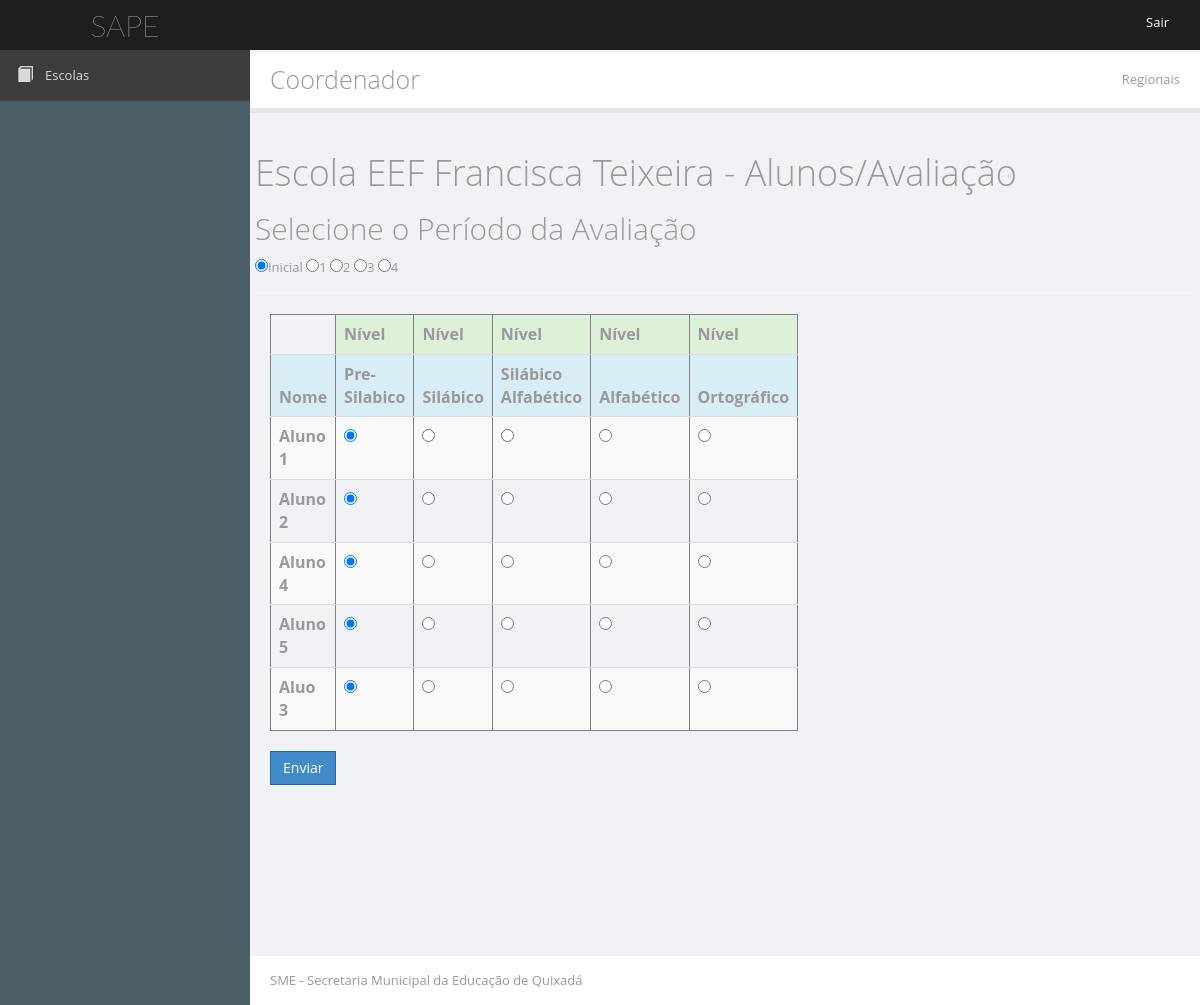
The page /coord/avaliar-alunos.php?idEscola=2 on the database its author committed.
### tables this page shows
CREATE TABLE IF NOT EXISTS `escola` (
  `idEscola` bigint(20) unsigned NOT NULL,
  `idRegional` int(11) DEFAULT NULL,
  `nome` varchar(255) DEFAULT NULL
);

CREATE TABLE IF NOT EXISTS `aluno` (
  `idAluno` bigint(20) unsigned NOT NULL,
  `idTurma` int(11) DEFAULT NULL,
  `nome_aluno` varchar(255) DEFAULT NULL
);

### Model/EscolaDAO.php (called while the page is built, shortened)
<?php
class EscolaDAO{
	private $conexao;
	public function __construct(){
			$this->conexao = Conexao::getConexao();
	}
	public function getEscola($idEscola){
			$sql = "select * from escola where idEscola = ?";
			$stm=$this->conexao;
			if($stm != null) {
			$stm = $stm->prepare($sql);
			$stm->bindParam(1, $idEscola);
			if (!$stm->execute())
				return -1;
			return $stm->fetchObject();
			} return -1;
	}
}

### Controller/ControladorEscola.php (called while the page is built, shortened)
<?php
include_once'../Model/EscolaDAO.php';
class ControladorEscola
{
    private $dao;
    public function __construct(){
        $conexao = new EscolaDAO(Conexao::getConexao());
        $this->dao = $conexao;
    }
    public function buscarEscola($idEscola){
        if (isset($idEscola)) {
            return $this->dao->getEscola($idEscola);
        }
    }
}
?>

### Model/AlunoDAO.php (called while the page is built, shortened)
<?php
class AlunoDAO{
	private $conexao;
    public function __construct($conexao){
        	$this->conexao = $conexao;
    }
	public function getAlunosDaEscola($idEscola){
			$sql = "select a.idAluno, a.nome_aluno, a.idTurma from aluno a, turma t where a.idTurma = t.idTurma and
 					t.idEscola = ".$idEscola." order by a.nome_aluno";
			$resultado = $this->conexao;
			if(!is_bool($resultado)) {
				$resultado = $resultado->query($sql);
				$alunos = array();
				foreach ($resultado as $valor) {
					$aluno = new Aluno();
					$aluno->idAluno = $valor['idAluno'];
					$aluno->nome = $valor['nome_aluno'];
					$aluno->idTurma = $valor['idTurma'];
					array_push($alunos, $aluno);
				}
				if (!empty($alunos)) {
					return $alunos;
				}
			}
			return -1;
	}
}
?>

### Controller/ControladorAluno.php (called while the page is built, shortened)
<?php
include_once '../Model/AlunoDAO.php';
class ControladorAluno{
    private $dao;
    public function __construct(){
        $conexao = Conexao::getConexao();
        $this->dao = new AlunoDAO($conexao);
    }
    public function buscarAlunosPorEscola($idEscola){
            $alunos = $this->dao->getAlunosDaEscola($idEscola);
            return $alunos;
    }
}

### coord/avaliar-alunos.php (the view, shortened to what this page needs)
<?php
include_once '../Controller/ControladorEscola.php';
include_once '../Controller/ControladorAluno.php';
$controladorAluno = new ControladorAluno();
$controladorEscola = new ControladorEscola();
$idEscola = $_GET['idEscola'];
$idRegional = $_GET['idRegional'];
$escola = $controladorEscola->buscarEscola($idEscola);
$alunos = $controladorAluno->buscarAlunosPorEscola($idEscola);
?>
<head>
    <link type="text/css" rel="stylesheet" href="../styles/bootstrap.min.css">
    <link type="text/css" rel="stylesheet" href="../styles/main.css">
<style type="text/css" id="holderjs-style"></style></head>
<body class="        pace-done">
    <div>
        <div id="header-topbar-option-demo" class="page-header-topbar">
            <nav id="topbar" role="navigation" style="margin-bottom: 0;" data-step="3" class="navbar navbar-default navbar-static-top">
            <div class="navbar-header">
                <a id="logo" href="index.php" class="navbar-brand"><span class="fa fa-rocket"></span><span class="logo-text">SAPE</span><span style="display: none" class="logo-text-icon">µ</span></a></div>
            <div class="topbar-main">
                <ul class="nav navbar navbar-top-links navbar-right mbn">
                    <li class="dropdown topbar-user"><a data-hover="dropdown" href="../Controller/ControleLogin.php?acao=sair" class="dropdown-toggle"><span class="hidden-xs">Sair</span></span></a>
                    </li>
                </ul>
            </div>
        </nav>
        </div>
        <div id="wrapper">
            <nav style="min-height: 100%;" id="sidebar" role="navigation" data-step="2" data-intro="Template has <b>many navigation styles</b>" data-position="right" class="navbar-default navbar-static-side">
            <div class="sidebar-collapse menu-scroll">
                <ul id="side-menu" class="nav">
                    <li class="none"><a href="escola.php?idEscola=<?php echo $idEscola;?>&idRegional=<?php echo $idRegional;?>"><i class="glyphicon glyphicon-book">
                            </i><span class="menu-title">Escolas</span></a></li>
                </ul>
            </div>
        </nav>
            <div id="page-wrapper">
                <div id="title-breadcrumb-option-demo" class="page-title-breadcrumb">
                    <div class="page-header pull-left">
                        <div class="page-title">
                            Coordenador</div>
                    </div>
                    <ol class="breadcrumb page-breadcrumb pull-right">
                        <li class="active">Regionais</li>
                    </ol>
                    <div class="clearfix">
                    </div>
                </div>
                <div class="page-content">
                        <div class="row mbl">
                            <h1>Escola <?php echo $escola->nome; ?> - Alunos/Avaliação</h1>
                            <h2>Selecione o Período da Avaliação</h2>
                            <form action="../Controller/ControladorPeriodo.php" method="post">
                                            <input checked name="periodo" type="radio" value="0"/>Inicial
                                            <input name="periodo" type="radio" value="1"/>1
                                            <input name="periodo" type="radio" value="2"/>2
                                            <input name="periodo" type="radio" value="3"/>3
                                            <input name="periodo" type="radio" value="4"/>4
                                            <hr/>
                            <div class="col-lg-12">
                                <div class="row">
                                 <div class="col-lg-6">
                                    <div class="table-responsive">
                                    <table border="1" class="table table-striped">
                                      <thead>
                                        <tr >
                                          <th></th>
                                          <th class="success">Nível</th>
                                          <th class="success">Nível</th>
                                          <th class="success">Nível</th>
                                          <th class="success">Nível</th>
                                          <th class="success">Nível</th>
                                        </tr>
                                        <tr>
                                            <th class="info">Nome</th>
                                            <th class="info">Pre-Silabico</th>
                                            <th class="info">Silábico</th>
                                            <th class="info">Silábico Alfabético</th>
                                            <th class="info">Alfabético</th>
                                            <th class="info">Ortográfico</th>
                                        </tr>
                                      </thead>
                                      <tbody>
                                    <?php
                                        if(isset($alunos)){
                                            foreach ($alunos as $aluno) {
                                        ?>
                                            <tr>
                                                <th><?php echo $aluno->nome; ?></th>
                                                <th><input checked name="id<?php echo $aluno->idAluno;?>" type="radio" value="1"/></th>
                                                <th><input name="id<?php echo $aluno->idAluno;?>" type="radio" value="2"/></th>
                                                <th><input name="id<?php echo $aluno->idAluno;?>" type="radio" value="3"/></th>
                                                <th><input name="id<?php echo $aluno->idAluno;?>" type="radio" value="4"/></th>
                                                <th><input name="id<?php echo $aluno->idAluno;?>" type="radio" value="5"/></th>
                                            </tr>
                                        <?php
                                            }
                                        }
                                        ?>
                                      </tbody>
                                    </table>
                                    </div>
                                </div>
                                </div>
                                <input type="submit" class="btn btn-primary" value="Enviar"/>
                            </form>
                            </div>
                        </div>
</div>
                <div id="footer">
                    <div class="copyright">
                        <a href="http://themifycloud.com">SME - Secretaria Municipal da Educação de Quixadá</a></div>
                </div>
            </div>
        </div>
    </div></body>

### rows shown on the page
escola: nome "EEF Francisca Teixeira"
aluno: nome_aluno "Aluno 1"
aluno: nome_aluno "Aluno 2"
aluno: nome_aluno "Aluno 4"
aluno: nome_aluno "Aluno 5"
aluno: nome_aluno "Aluo 3"
